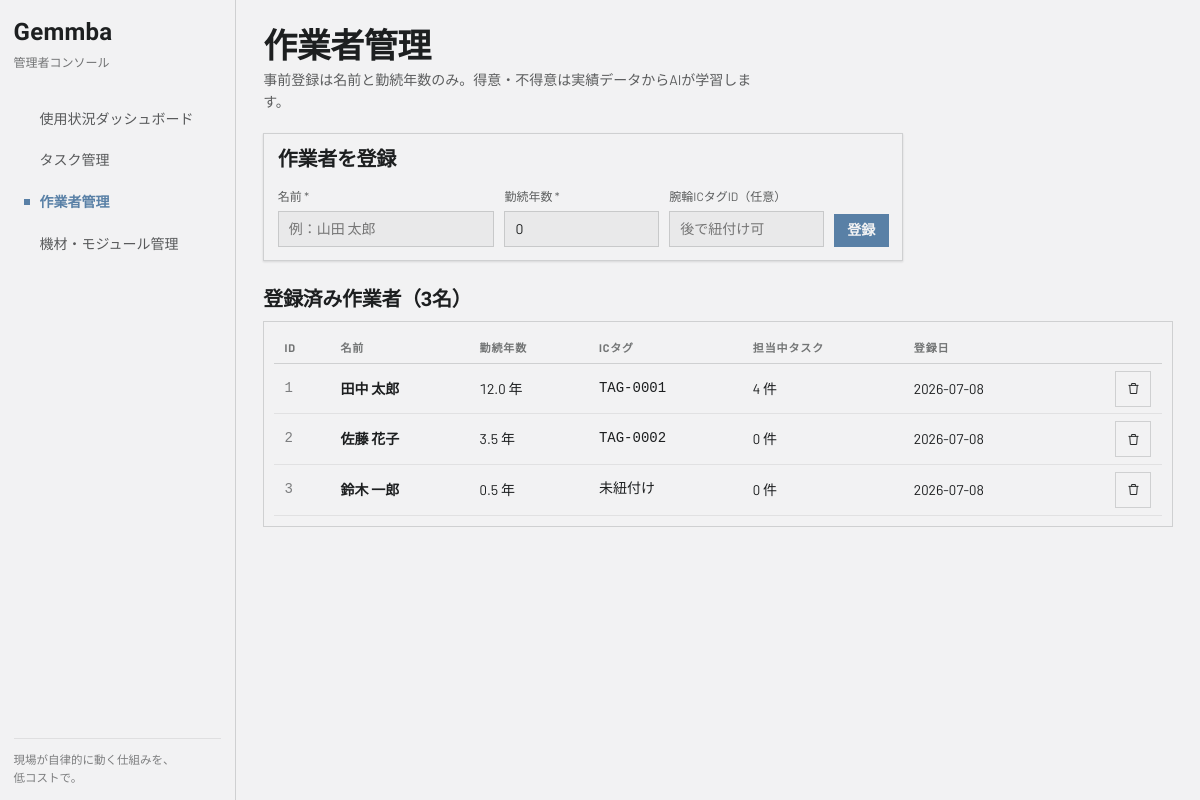
The page /workers on the database as committed earlier.
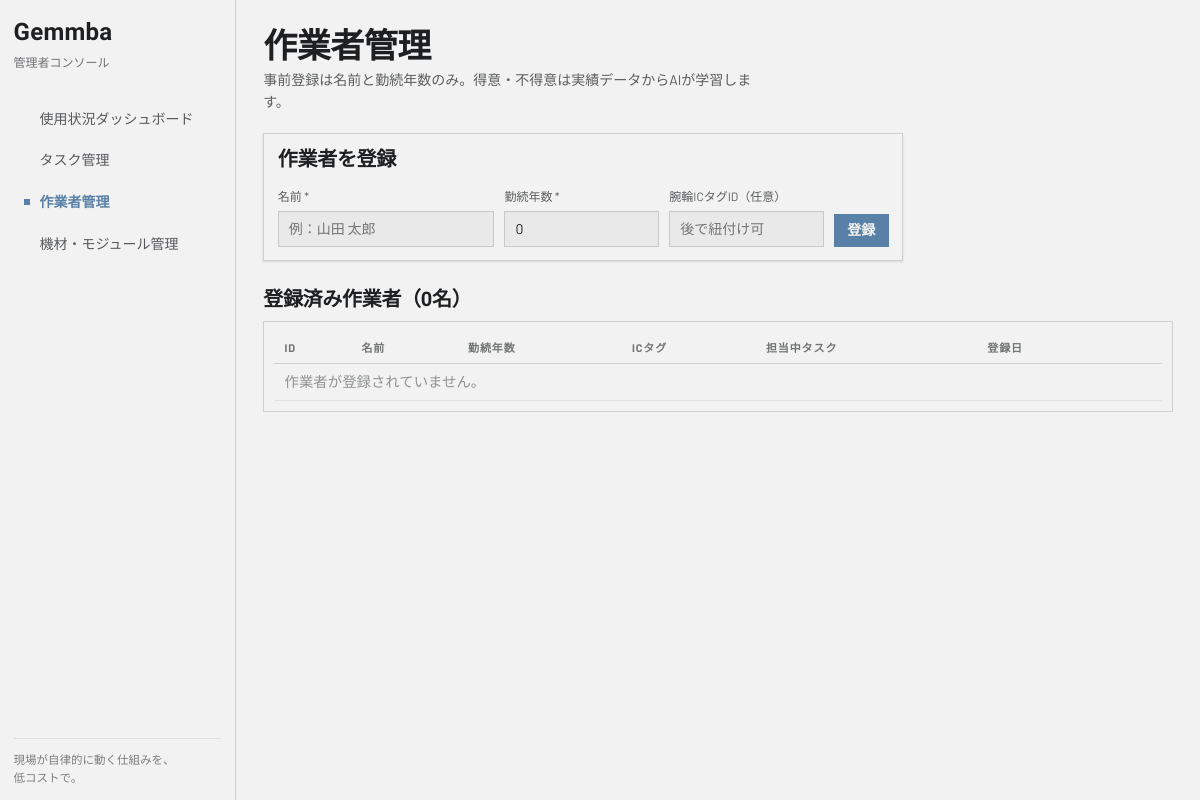
The same page on the database as committed later.
### tables this page shows
CREATE TABLE workers (
    id INTEGER PRIMARY KEY AUTOINCREMENT,
    name TEXT NOT NULL,
    years_of_service REAL NOT NULL DEFAULT 0,   -- 勤続年数（AIの初期文脈ベクトルに使用）
    nfc_tag_id TEXT UNIQUE,                     -- 腕輪のICチップID（後で紐付け可能）
    created_at TEXT DEFAULT (datetime('now', 'localtime'))
);

### app.py (the view)
@app.route("/workers")
def workers():
    conn = db.get_db()
    rows = conn.execute("""
        SELECT w.*,
               (SELECT COUNT(*) FROM tasks t WHERE t.assigned_worker_id = w.id AND t.status != 'done') AS open_tasks
        FROM workers w ORDER BY w.id
    """).fetchall()
    conn.close()
    return render_template("workers.html", workers=rows, pending_tags=_pending_tags)

### app.py (called while the page is built)
@app.context_processor
def inject_labels():
    return dict(P=PRIORITY_LABELS, S=STATUS_LABELS, E=EQ_STATUS_LABELS)

### db.py (called while the page is built)
def get_db():
    conn = sqlite3.connect(DB_PATH)
    conn.row_factory = sqlite3.Row
    conn.execute("PRAGMA foreign_keys = ON")
    return conn

### templates/workers.html (shortened to what this page needs)
{% extends "base.html" %}
{% block content %}
<header class="page-head">
  <h1>作業者管理</h1>
  <p class="page-sub">事前登録は名前と勤続年数のみ。得意・不得意は実績データからAIが学習します。</p>
</header>
<section class="card elev-sm form-panel narrow">
  <h4>作業者を登録</h4>
  <form method="post" action="{{ url_for('add_worker') }}" class="worker-form-grid">
    <div class="field"><label>名前 *</label>
      <input class="input" type="text" name="name" placeholder="例：山田 太郎" required>
    </div>
    <div class="field"><label>勤続年数 *</label>
      <input class="input" type="number" name="years_of_service" step="0.5" min="0" value="0" required>
    </div>
    <div class="field"><label>腕輪ICタグID（任意）</label>
      <input class="input" type="text" name="nfc_tag_id" placeholder="後で紐付け可">
    </div>
    <button type="submit" class="btn btn-primary">登録</button>
  </form>
</section>
<h3 class="section-title">登録済み作業者（{{ workers|length }}名）</h3>
<div class="card table-wrap">
  <table class="table">
    <thead><tr><th>ID</th><th>名前</th><th>勤続年数</th><th>ICタグ</th><th>担当中タスク</th><th>登録日</th><th></th></tr></thead>
    <tbody>
    {% for w in workers %}
      <tr>
        <td class="mono text-muted">{{ w.id }}</td>
        <td class="strong">{{ w.name }}</td>
        <td>{{ w.years_of_service }} 年</td>
        <td class="mono">{{ w.nfc_tag_id or '未紐付け' }}</td>
        <td>{{ w.open_tasks }} 件</td>
        <td>{{ w.created_at[:10] }}</td>
        <td class="num">
          <form method="post" action="{{ url_for('delete_worker', worker_id=w.id) }}"
                onsubmit="return confirm('{{ w.name }} さんを削除しますか？担当中のタスクは未割当に戻ります。')">
            <button type="submit" class="btn btn-icon btn-secondary" title="削除">
              <svg width="15" height="15" viewBox="0 0 24 24" fill="none" stroke="currentColor" stroke-width="1.5"><path d="M4 7h16"/><path d="M9 7V4h6v3"/><path d="M6 7l1 13h10l1-13"/></svg>
            </button>
          </form>
        </td>
      </tr>
    {% else %}
      <tr><td colspan="7" class="empty">作業者が登録されていません。</td></tr>
    {% endfor %}
    </tbody>
  </table>
</div>
{% endblock %}

Rows that differ between the two databases and show on the page:
removed workers: id "1", name "田中 太郎", years_of_service "12.0", nfc_tag "TAG-0001", open_tasks "4", created_at "2026-07-08"
removed workers: id "2", name "佐藤 花子", years_of_service "3.5", nfc_tag "TAG-0002", open_tasks "0", created_at "2026-07-08"
removed workers: id "3", name "鈴木 一郎", years_of_service "0.5", nfc_tag_id "未紐付け", open_tasks "0", created_at "2026-07-08"
Other text that changed with them:
{{ workers|length }}: "3" → "0"
text now shown: "作業者が登録されていません。"
